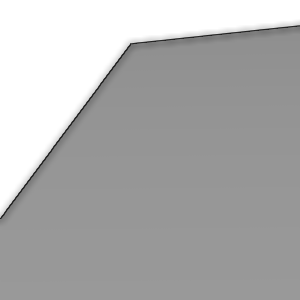

Write the Python code that produced this figure.
#!/usr/bin/env python

# Demonstrate FXAA combined with EDL shading render pass on a cylinder.

import vtkmodules.vtkInteractionStyle  # noqa: F401
import vtkmodules.vtkRenderingOpenGL2  # noqa: F401

from vtkmodules.vtkFiltersSources import vtkCylinderSource
from vtkmodules.vtkRenderingCore import (
    vtkActor,
    vtkPolyDataMapper,
    vtkRenderWindow,
    vtkRenderWindowInteractor,
    vtkRenderer,
)
from vtkmodules.vtkRenderingOpenGL2 import (
    vtkEDLShading,
    vtkOpenGLFXAAPass,
    vtkRenderStepsPass,
)

# Cylinder
cylinder = vtkCylinderSource()
mapper = vtkPolyDataMapper()
mapper.SetInputConnection(cylinder.GetOutputPort())
actor = vtkActor()
actor.SetMapper(mapper)

# Renderer with FXAA + EDL pass chain
renderer = vtkRenderer()
renderer.SetBackground(1.0, 1.0, 1.0)
renderer.AddActor(actor)

basic_passes = vtkRenderStepsPass()
edl = vtkEDLShading()
edl.SetDelegatePass(basic_passes)
fxaa = vtkOpenGLFXAAPass()
fxaa.SetDelegatePass(edl)
renderer.SetPass(fxaa)

# Render window
render_window = vtkRenderWindow()
render_window.SetMultiSamples(0)
render_window.AddRenderer(renderer)
render_window.SetWindowName("fxaa with edl pass")

interactor = vtkRenderWindowInteractor()
interactor.SetRenderWindow(render_window)

# Scene
renderer.ResetCamera()
camera = renderer.GetActiveCamera()
camera.SetViewUp(-0.45365, 0.78693, -0.418262)
camera.SetPosition(-0.388464, 0.574701, 0.0925649)
camera.SetFocalPoint(-0.50418, 0.453051, -0.0108049)
renderer.ResetCameraClippingRange()

interactor.Initialize()
interactor.Start()
